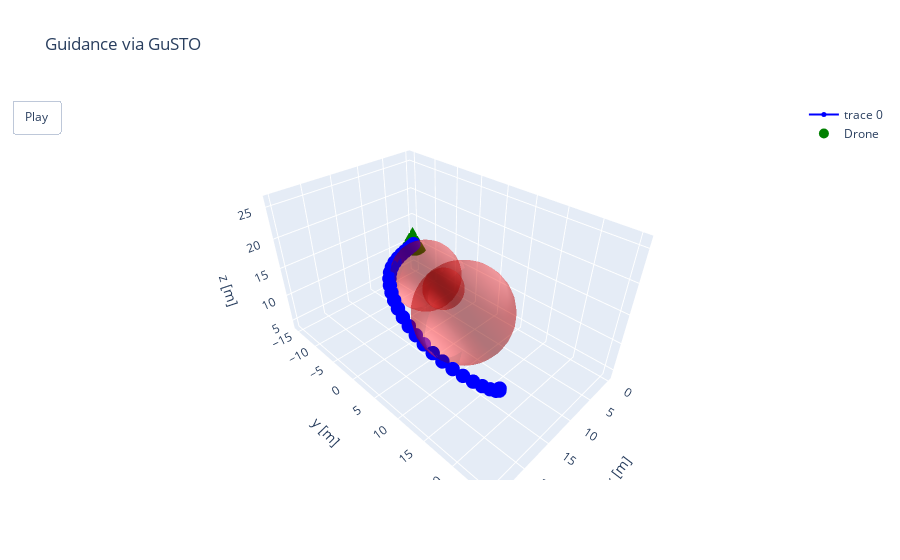

Notebook source saved alongside this figure:
### Code cell
import numpy as np
import plotly.graph_objs as go

def plot_3d_trajectory_with_spheres_and_drone(nx_value, spheres):

    # Extracting trajectory data
    x_traj = nx_value[3,:]
    y_traj = nx_value[4,:]
    z_traj = nx_value[5,:]

    # Plotting the trajectory
    trace_trajectory = go.Scatter3d(
        x=x_traj,
        y=y_traj,
        z=z_traj,
        mode='lines+markers',
        marker=dict(size=5, color='blue'),
        line=dict(color='blue', width=2)
    )
    data = [trace_trajectory]

    # Plotting the drone (initial position)
    trace_drone = go.Scatter3d(
        x=[x_traj[0]],
        y=[y_traj[0]],
        z=[z_traj[0]],
        mode='markers',
        marker=dict(size=10, color='green'),
        name='Drone'
    )
    data.append(trace_drone)

    # Loop to plot each sphere (obstacles)
    for sphere in spheres:
        h = sphere['h']
        rc = sphere['rc']

        # Generating sphere geometry
        u = np.linspace(0, 2 * np.pi, 32)
        v = np.linspace(0, np.pi, 16)
        x_sphere = rc * np.outer(np.cos(u), np.sin(v)) + h[0]
        y_sphere = rc * np.outer(np.sin(u), np.sin(v)) + h[1]
        z_sphere = rc * np.outer(np.ones(np.size(u)), np.cos(v)) + h[2]

        trace_sphere = go.Mesh3d(
            x=x_sphere.ravel(),
            y=y_sphere.ravel(),
            z=z_sphere.ravel(),
            color='red',
            opacity=0.3,
            alphahull=0,
            lighting=dict(ambient=0.5, specular=1.0)
        )

        data.append(trace_sphere)

    # Define the layout
    layout = go.Layout(
        title='Guidance via GuSTO',
        scene=dict(
            xaxis_title='x [m]',
            yaxis_title='y [m]',
            zaxis_title='z [m]'
        ),
        updatemenus=[dict(type='buttons', showactive=False, buttons=[dict(label='Play',
                          method='animate', args=[None, dict(frame=dict(duration=25, redraw=True), fromcurrent=True, mode='immediate')])])]
    )

    fig = go.Figure(data=data, layout=layout)
    frames = [go.Frame(data=[go.Scatter3d(x=[x_traj[k]], y=[y_traj[k]], z=[z_traj[k]], mode='markers', marker=dict(size=10, color='green'))]) for k in range(len(x_traj))]
    fig.frames = frames
    fig.update_layout(scene=dict(aspectmode='data'))
    fig.show()

spheres = [
    {'h': c_obs1_double, 'rc': d_obs1_double},
    {'h': c_obs2_double, 'rc': d_obs2_double},
    {'h': c_obs3_double, 'rc': d_obs3_double}
]

plot_3d_trajectory_with_spheres_and_drone(nx_value, spheres)

### Figure 1 — Plotly figure (JSON) as saved in the notebook; plotly's stock layout.template omitted (floating-point values rounded to 4 significant figures; data arrays with more than 128 entries replaced by an {"elided": "..."} marker saying what was removed)
{"data": [{"line": {"color": "blue", "width": 2}, "marker": {"color": "blue", "size": 5}, "mode": "lines+markers", "type": "scatter3d", "x": [2.348e-20, 4.948e-20, 9.086e-20, 0.389, 1.115, 2.124, 3.366, 4.787, 6.335, 7.958, 9.603, 11.22, 12.77, 14.24, 15.64, 16.95, 18.18, 19.32, 20.35, 21.29, 22.11, 22.82, 23.41, 23.88, 24.26, 24.54, 24.75, 24.89, 24.97, 25.0, 25.0], "y": [-15.0, -15.0, -15.0, -14.9, -14.69, -14.34, -13.85, -13.18, -12.33, -11.28, -10.0, -8.49, -6.748, -4.811, -2.711, -0.4841, 1.837, 4.219, 6.628, 9.029, 11.39, 13.68, 15.85, 17.89, 19.74, 21.37, 22.75, 23.84, 24.6, 25.0, 25.0], "z": [10.0, 10.0, 9.727, 9.575, 9.528, 9.577, 9.707, 9.906, 10.16, 10.46, 10.79, 11.14, 11.5, 11.88, 12.27, 12.67, 13.1, 13.54, 14.01, 14.5, 15.01, 15.56, 16.13, 16.71, 17.3, 17.88, 18.42, 18.92, 19.36, 19.73, 20.0]}, {"marker": {"color": "green", "size": 10}, "mode": "markers", "name": "Drone", "type": "scatter3d", "x": [2.348e-20], "y": [-15.0], "z": [10]}, {"alphahull": 0, "color": "red", "lighting": {"ambient": 0.5, "specular": 1}, "opacity": 0.3, "type": "mesh3d", "x": {"elided": "512 float values"}, "y": {"elided": "512 float values"}, "z": {"elided": "512 float values"}}, {"alphahull": 0, "color": "red", "lighting": {"ambient": 0.5, "specular": 1}, "opacity": 0.3, "type": "mesh3d", "x": {"elided": "512 float values"}, "y": {"elided": "512 float values"}, "z": {"elided": "512 float values"}}, {"alphahull": 0, "color": "red", "lighting": {"ambient": 0.5, "specular": 1}, "opacity": 0.3, "type": "mesh3d", "x": {"elided": "512 float values"}, "y": {"elided": "512 float values"}, "z": {"elided": "512 float values"}}], "layout": {"scene": {"aspectmode": "data", "xaxis": {"title": {"text": "x [m]"}}, "yaxis": {"title": {"text": "y [m]"}}, "zaxis": {"title": {"text": "z [m]"}}}, "title": {"text": "Guidance via GuSTO"}, "updatemenus": [{"buttons": [{"args": [null, {"frame": {"duration": 25, "redraw": true}, "fromcurrent": true, "mode": "immediate"}], "label": "Play", "method": "animate"}], "showactive": false, "type": "buttons"}]}}
